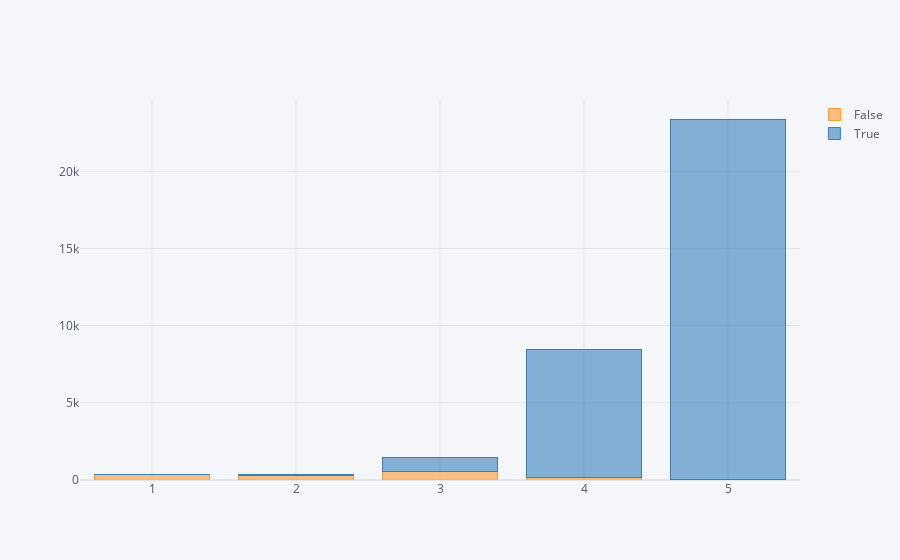

Notebook cell for this chart:
### Code cell
#Visualizing reviews.rating with respect to reviews.doRecommend
rating=pd.crosstab(df['reviews.rating'],df['reviews.doRecommend'])
rating.iplot(kind="bar",barmode="stack")

### Figure 1 — Plotly figure (JSON) as saved in the notebook; plotly's stock layout.template omitted (floating-point values rounded to 4 significant figures)
{"data": [{"marker": {"color": "rgba(255, 153, 51, 0.6)", "line": {"color": "rgba(255, 153, 51, 1.0)", "width": 1}}, "name": "False", "orientation": "v", "text": "", "type": "bar", "x": [1, 2, 3, 4, 5], "y": [331, 324, 532, 134, 63]}, {"marker": {"color": "rgba(55, 128, 191, 0.6)", "line": {"color": "rgba(55, 128, 191, 1.0)", "width": 1}}, "name": "True", "orientation": "v", "text": "", "type": "bar", "x": [1, 2, 3, 4, 5], "y": [25, 58, 938, 8335, 23326]}], "layout": {"barmode": "stack", "legend": {"bgcolor": "#F5F6F9", "font": {"color": "#4D5663"}, "traceorder": "normal"}, "paper_bgcolor": "#F5F6F9", "plot_bgcolor": "#F5F6F9", "title": {"font": {"color": "#4D5663"}}, "xaxis": {"gridcolor": "#E1E5ED", "showgrid": true, "tickfont": {"color": "#4D5663"}, "title": {"font": {"color": "#4D5663"}, "text": ""}, "zerolinecolor": "#E1E5ED"}, "yaxis": {"gridcolor": "#E1E5ED", "showgrid": true, "tickfont": {"color": "#4D5663"}, "title": {"font": {"color": "#4D5663"}, "text": ""}, "zerolinecolor": "#E1E5ED"}}}
